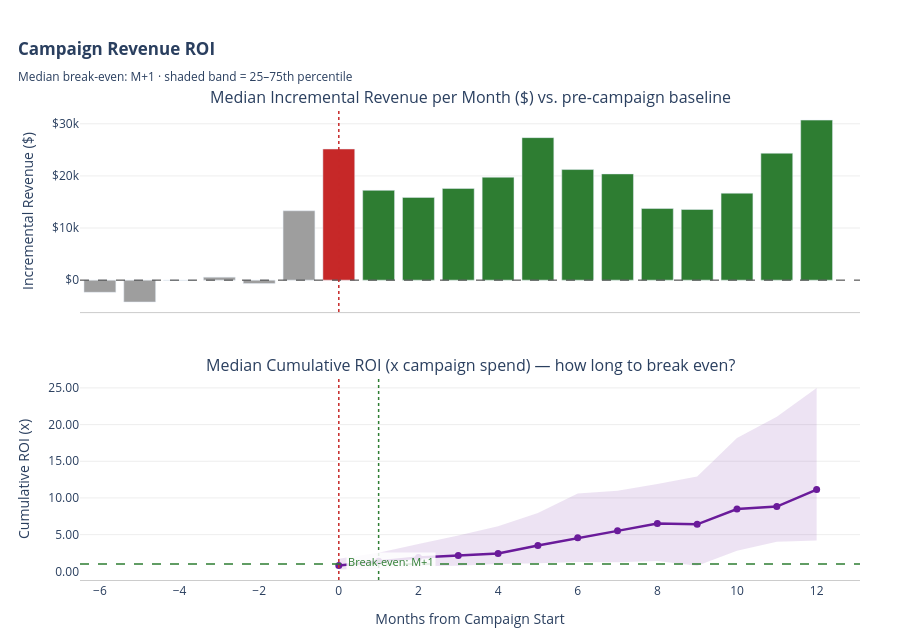

This figure's notebook cell:
### Code cell
if len(roi_df) == 0:
    print("No ROI data to plot.")
else:
    agg_incr = (
        roi_df.groupby('months_from_campaign')['incremental_revenue']
        .median().reset_index()
    )
    agg_roi = (
        roi_df[roi_df['months_from_campaign'] >= 0]
        .groupby('months_from_campaign')['cumulative_roi']
        .agg(median='median',
             q25=lambda s: s.quantile(0.25),
             q75=lambda s: s.quantile(0.75))
        .reset_index()
    )

    breakeven     = agg_roi[agg_roi['median'] >= 1.0]
    breakeven_month = int(breakeven['months_from_campaign'].iloc[0]) if len(breakeven) > 0 else None

    fig = make_subplots(
        rows=2, cols=1,
        shared_xaxes=True,
        subplot_titles=[
            'Median Incremental Revenue per Month ($) vs. pre-campaign baseline',
            'Median Cumulative ROI (x campaign spend) — how long to break even?',
        ],
        vertical_spacing=0.14,
    )

    # Panel 1: incremental revenue bar chart
    bar_colors = ['#C62828' if x == 0 else ('#2E7D32' if x > 0 else '#9E9E9E')
                  for x in agg_incr['months_from_campaign']]
    fig.add_trace(go.Bar(
        x=agg_incr['months_from_campaign'],
        y=agg_incr['incremental_revenue'],
        marker_color=bar_colors,
        hovertemplate='M%{x}<br>Median incr. revenue: $%{y:,.0f}<extra></extra>',
    ), row=1, col=1)
    fig.add_hline(y=0, line=dict(color='#333', dash='dash', width=1), row=1, col=1)
    fig.add_vline(x=0, line=dict(color='#C62828', dash='dot', width=1.5), row=1, col=1)

    # Panel 2: cumulative ROI with IQR band
    x_roi = agg_roi['months_from_campaign']
    fig.add_trace(go.Scatter(
        x=list(x_roi) + list(x_roi[::-1]),
        y=list(agg_roi['q75']) + list(agg_roi['q25'][::-1]),
        fill='toself', fillcolor='#6A1B9A', opacity=0.12,
        line=dict(width=0), showlegend=False, hoverinfo='skip',
    ), row=2, col=1)
    fig.add_trace(go.Scatter(
        x=x_roi, y=agg_roi['median'],
        mode='lines+markers',
        line=dict(color='#6A1B9A', width=2.5), marker=dict(size=7),
        showlegend=False,
        hovertemplate='M+%{x}<br>Cumulative ROI: %{y:.2f}x<extra></extra>',
    ), row=2, col=1)
    fig.add_hline(y=1.0, line=dict(color='#2E7D32', dash='dash', width=1.5), row=2, col=1)
    fig.add_vline(x=0,   line=dict(color='#C62828', dash='dot',  width=1.5), row=2, col=1)
    if breakeven_month is not None:
        fig.add_vline(x=breakeven_month,
                      line=dict(color='#2E7D32', dash='dot', width=1.5), row=2, col=1)
        fig.add_annotation(
            x=breakeven_month + 0.3, y=agg_roi[agg_roi['months_from_campaign'] == breakeven_month]['median'].iloc[0],
            text=f'Break-even: M+{breakeven_month}',
            showarrow=False,
            font=dict(color='#2E7D32', size=11),
            bgcolor='rgba(255,255,255,0.85)',
            row=2, col=1,
        )

    fig.update_yaxes(title_text='Incremental Revenue ($)', tickprefix='$', gridcolor='#EEE', row=1, col=1)
    fig.update_yaxes(title_text='Cumulative ROI (x)', tickformat='.2f', gridcolor='#EEE', row=2, col=1)
    for r in [1, 2]:
        fig.update_xaxes(showgrid=False, showline=True, linecolor='#CCC', row=r, col=1)
    fig.update_xaxes(title_text='Months from Campaign Start', row=2, col=1)

    be_txt = (f'Median break-even: M+{breakeven_month}'
              if breakeven_month is not None else 'Break-even not reached within window')
    fig.update_layout(
        title=dict(
            text=f'<b>Campaign Revenue ROI</b><br><sub>{be_txt} · shaded band = 25–75th percentile</sub>',
            x=0.02, xanchor='left',
        ),
        showlegend=False,
        plot_bgcolor='white',
        height=640,
        margin=dict(l=80, r=40, t=110, b=60),
    )
    fig.show()

### Figure 1 — Plotly figure (JSON) as saved in the notebook; plotly's stock layout.template omitted (floating-point values rounded to 4 significant figures)
{"data": [{"hovertemplate": "M%{x}<br>Median incr. revenue: $%{y:,.0f}<extra></extra>", "marker": {"color": ["#9E9E9E", "#9E9E9E", "#9E9E9E", "#9E9E9E", "#9E9E9E", "#9E9E9E", "#C62828", "#2E7D32", "#2E7D32", "#2E7D32", "#2E7D32", "#2E7D32", "#2E7D32", "#2E7D32", "#2E7D32", "#2E7D32", "#2E7D32", "#2E7D32", "#2E7D32"]}, "type": "bar", "x": [-6, -5, -4, -3, -2, -1, 0, 1, 2, 3, 4, 5, 6, 7, 8, 9, 10, 11, 12], "xaxis": "x", "y": [-2341.0, -4197.0, -80.39, 573.5, -661.0, 13310.0, 25170.0, 17230.0, 15880.0, 17590.0, 19750.0, 27350.0, 21220.0, 20380.0, 13740.0, 13560.0, 16690.0, 24350.0, 30710.0], "yaxis": "y"}, {"fill": "toself", "fillcolor": "#6A1B9A", "hoverinfo": "skip", "line": {"width": 0}, "opacity": 0.12, "showlegend": false, "type": "scatter", "x": [0, 1, 2, 3, 4, 5, 6, 7, 8, 9, 10, 11, 12, 12, 11, 10, 9, 8, 7, 6, 5, 4, 3, 2, 1, 0], "xaxis": "x2", "y": [1.72, 2.52, 3.733, 4.87, 6.126, 7.963, 10.6, 10.97, 11.9, 12.93, 18.18, 21.08, 24.99, 4.2, 4.024, 2.801, 0.755, 1.39, 1.224, 1.271, 1.101, 0.9989, 0.7704, 0.7073, 0.361, 0.2628], "yaxis": "y2"}, {"hovertemplate": "M+%{x}<br>Cumulative ROI: %{y:.2f}x<extra></extra>", "line": {"color": "#6A1B9A", "width": 2.5}, "marker": {"size": 7}, "mode": "lines+markers", "showlegend": false, "type": "scatter", "x": [0, 1, 2, 3, 4, 5, 6, 7, 8, 9, 10, 11, 12], "xaxis": "x2", "y": [0.79, 1.361, 1.879, 2.146, 2.443, 3.512, 4.563, 5.513, 6.501, 6.407, 8.482, 8.826, 11.15], "yaxis": "y2"}], "layout": {"annotations": [{"font": {"size": 16}, "showarrow": false, "text": "Median Incremental Revenue per Month ($) vs. pre-campaign baseline", "x": 0.5, "xanchor": "center", "xref": "paper", "y": 1, "yanchor": "bottom", "yref": "paper"}, {"font": {"size": 16}, "showarrow": false, "text": "Median Cumulative ROI (x campaign spend) — how long to break even?", "x": 0.5, "xanchor": "center", "xref": "paper", "y": 0.43, "yanchor": "bottom", "yref": "paper"}, {"bgcolor": "rgba(255,255,255,0.85)", "font": {"color": "#2E7D32", "size": 11}, "showarrow": false, "text": "Break-even: M+1", "x": 1.3, "xref": "x2", "y": 1.361, "yref": "y2"}], "height": 640, "margin": {"b": 60, "l": 80, "r": 40, "t": 110}, "plot_bgcolor": "white", "shapes": [{"line": {"color": "#333", "dash": "dash", "width": 1}, "type": "line", "x0": 0, "x1": 1, "xref": "x domain", "y0": 0, "y1": 0, "yref": "y"}, {"line": {"color": "#C62828", "dash": "dot", "width": 1.5}, "type": "line", "x0": 0, "x1": 0, "xref": "x", "y0": 0, "y1": 1, "yref": "y domain"}, {"line": {"color": "#2E7D32", "dash": "dash", "width": 1.5}, "type": "line", "x0": 0, "x1": 1, "xref": "x2 domain", "y0": 1, "y1": 1, "yref": "y2"}, {"line": {"color": "#C62828", "dash": "dot", "width": 1.5}, "type": "line", "x0": 0, "x1": 0, "xref": "x2", "y0": 0, "y1": 1, "yref": "y2 domain"}, {"line": {"color": "#2E7D32", "dash": "dot", "width": 1.5}, "type": "line", "x0": 1, "x1": 1, "xref": "x2", "y0": 0, "y1": 1, "yref": "y2 domain"}], "showlegend": false, "title": {"text": "<b>Campaign Revenue ROI</b><br><sub>Median break-even: M+1 · shaded band = 25–75th percentile</sub>", "x": 0.02, "xanchor": "left"}, "xaxis": {"anchor": "y", "domain": [0, 1], "linecolor": "#CCC", "matches": "x2", "showgrid": false, "showline": true, "showticklabels": false}, "xaxis2": {"anchor": "y2", "domain": [0, 1], "linecolor": "#CCC", "showgrid": false, "showline": true, "title": {"text": "Months from Campaign Start"}}, "yaxis": {"anchor": "x", "domain": [0.57, 1], "gridcolor": "#EEE", "tickprefix": "$", "title": {"text": "Incremental Revenue ($)"}}, "yaxis2": {"anchor": "x2", "domain": [0, 0.43], "gridcolor": "#EEE", "tickformat": ".2f", "title": {"text": "Cumulative ROI (x)"}}}}
